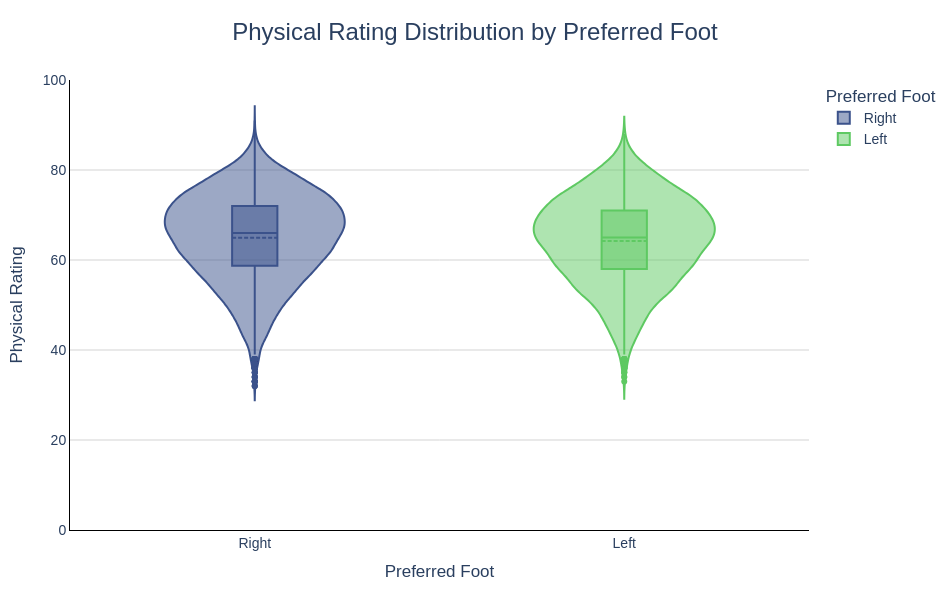

Notebook cell for this chart:
### Code cell
# 9. Physicality Ratings Based on Preferred Foot [violin->(kde+box)]
fig=px.violin(
    df,
     x="preferred_foot", 
     y="physic", 
     color="preferred_foot",
     box=True,
     color_discrete_sequence=["#3B528B", "#5EC962"],
     points='outliers',
     template='plotly_white',
     title='Physical Rating Distribution by Preferred Foot',
     hover_data=[
        "short_name",
        "club_name",
        "league_name",
        "overall",
        "age"
     ]
)
fig.update_traces(
    meanline_visible=True,
    hovertemplate=
    "<b>%{customdata[0]}</b><br>" +
    "Club: %{customdata[1]}<br>" +
    "League: %{customdata[2]}<br>" +
    "Overall: %{customdata[3]}<br>" +
    "Age: %{customdata[4]}<br>" +
    "Physic: %{y}<br>" +
    "Preferred Foot: %{x}<extra></extra>"
)
fig.update_layout(
    title=dict(
        text="Physical Rating Distribution by Preferred Foot",
        x=0.5,
        font=dict(
            size=24,
            family="Arial"
        )
    ),
    xaxis_title="Preferred Foot",
    yaxis_title="Physical Rating",
    legend_title="Preferred Foot",
    width=950,
    height=600,
    font=dict(
        family="Arial",
        size=14
    ),
    margin=dict(
        l=70,
        r=40,
        t=80,
        b=70
    )
)

fig.update_xaxes(
    showgrid=False,
    showline=True,
    linecolor="black"
)

fig.update_yaxes(
    showgrid=True,
    gridcolor="lightgray",
    showline=True,
    linecolor="black",
    range=[0, 100]
)
fig.show()

### Figure 1 — Plotly figure (JSON) as saved in the notebook; plotly's stock layout.template omitted (floating-point values rounded to 4 significant figures; data arrays with more than 128 entries replaced by an {"elided": "..."} marker saying what was removed)
{"data": [{"alignmentgroup": "True", "box": {"visible": true}, "customdata": {"elided": "13908x5 mixed values"}, "hovertemplate": "<b>%{customdata[0]}</b><br>Club: %{customdata[1]}<br>League: %{customdata[2]}<br>Overall: %{customdata[3]}<br>Age: %{customdata[4]}<br>Physic: %{y}<br>Preferred Foot: %{x}<extra></extra>", "legendgroup": "Right", "marker": {"color": "#3B528B"}, "meanline": {"visible": true}, "name": "Right", "offsetgroup": "Right", "orientation": "v", "points": "outliers", "scalegroup": "True", "showlegend": true, "type": "violin", "x": {"elided": "13908 str values"}, "x0": " ", "xaxis": "x", "y": {"elided": "13908 float values"}, "y0": " ", "yaxis": "y"}, {"alignmentgroup": "True", "box": {"visible": true}, "customdata": {"elided": "4497x5 mixed values"}, "hovertemplate": "<b>%{customdata[0]}</b><br>Club: %{customdata[1]}<br>League: %{customdata[2]}<br>Overall: %{customdata[3]}<br>Age: %{customdata[4]}<br>Physic: %{y}<br>Preferred Foot: %{x}<extra></extra>", "legendgroup": "Left", "marker": {"color": "#5EC962"}, "meanline": {"visible": true}, "name": "Left", "offsetgroup": "Left", "orientation": "v", "points": "outliers", "scalegroup": "True", "showlegend": true, "type": "violin", "x": {"elided": "4497 str values"}, "x0": " ", "xaxis": "x", "y": {"elided": "4497 float values"}, "y0": " ", "yaxis": "y"}], "layout": {"font": {"family": "Arial", "size": 14}, "height": 600, "legend": {"title": {"text": "Preferred Foot"}, "tracegroupgap": 0}, "margin": {"b": 70, "l": 70, "r": 40, "t": 80}, "title": {"font": {"family": "Arial", "size": 24}, "text": "Physical Rating Distribution by Preferred Foot", "x": 0.5}, "violinmode": "overlay", "width": 950, "xaxis": {"anchor": "y", "categoryarray": ["Right", "Left"], "categoryorder": "array", "domain": [0, 1], "linecolor": "black", "showgrid": false, "showline": true, "title": {"text": "Preferred Foot"}}, "yaxis": {"anchor": "x", "domain": [0, 1], "gridcolor": "lightgray", "linecolor": "black", "range": [0, 100], "showgrid": true, "showline": true, "title": {"text": "Physical Rating"}}}}
